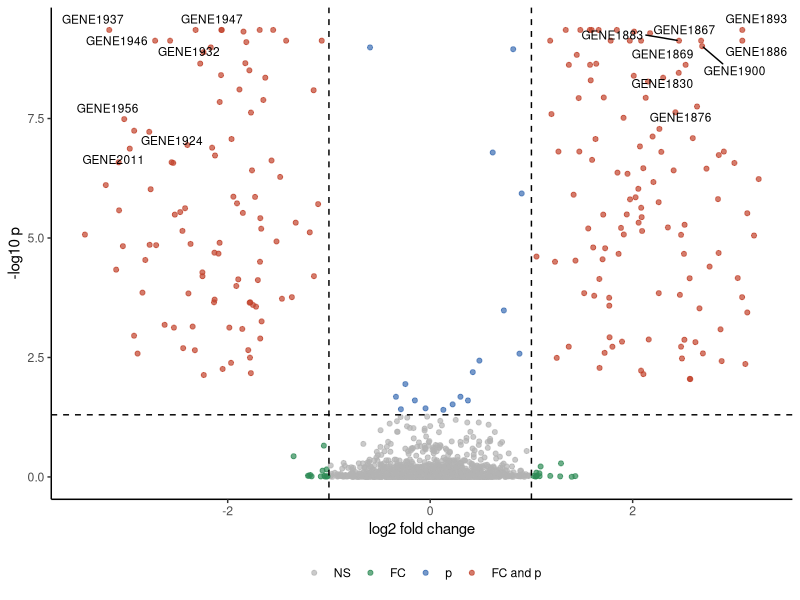

Reproduce this figure in R.
#!/usr/bin/env Rscript
# Standalone reproduction. Run inside the pinned pubready container
# (see REPRODUCE.md) from this bundle folder.
suppressPackageStartupMessages({ library(ggplot2); library(ggrepel) })

raw <- read.csv("input_de_results.csv", check.names = FALSE)
fc <- as.numeric(raw[["log2FoldChange"]]); p <- as.numeric(raw[["padj"]])
lab <- as.character(raw[["gene"]])
keep <- is.finite(fc) & is.finite(p); fc <- fc[keep]; p <- p[keep]; lab <- lab[keep]
p[p == 0] <- .Machine$double.xmin
fcc <- 1; pcc <- 0.05
cat <- ifelse(abs(fc) >= fcc & p <= pcc, "FC and p", ifelse(p <= pcc, "p", ifelse(abs(fc) >= fcc, "FC", "NS")))
cat <- factor(cat, levels = c("NS", "FC", "p", "FC and p"))
pal <- c(NS = "grey70", FC = "#2E8B57", p = "#3B6DB3", `FC and p` = "#C1432B")
d <- data.frame(fc = fc, neglog = -log10(p), cat = cat, lab = lab)
sig <- d[d$cat == "FC and p", ]; sig <- sig[order(-(abs(sig$fc) * sig$neglog)), ]
lab_df <- head(sig, 15)
p <- ggplot(d, aes(fc, neglog, colour = cat)) + geom_point(size = 1.4, alpha = 0.7) +
  scale_colour_manual(values = pal, drop = FALSE, name = NULL) +
  geom_vline(xintercept = c(-fcc, fcc), linetype = "dashed") +
  geom_hline(yintercept = -log10(pcc), linetype = "dashed") +
  geom_text_repel(data = lab_df, aes(label = lab), size = 3, colour = "black", seed = 1) +
  labs(x = "log2 fold change", y = "-log10 p") + theme_classic() + theme(legend.position = "bottom")
ggsave("figure_de_results_volcano.pdf", p, width = 6, height = 5.6)
cat("Reproduced figure.\n")
